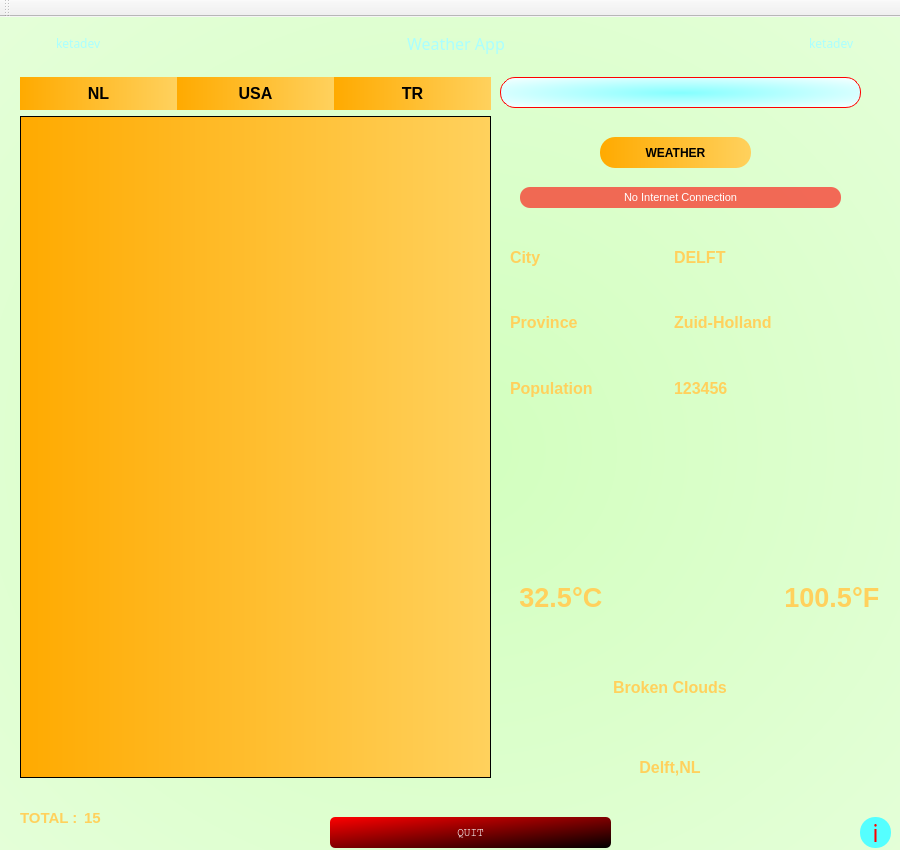
<?xml version="1.0" encoding="UTF-8"?>
<ui version="4.0">
 <class>MainWindow</class>
 <widget class="QMainWindow" name="MainWindow">
  <property name="geometry">
   <rect>
    <x>0</x>
    <y>0</y>
    <width>900</width>
    <height>850</height>
   </rect>
  </property>
  <property name="minimumSize">
   <size>
    <width>900</width>
    <height>850</height>
   </size>
  </property>
  <property name="maximumSize">
   <size>
    <width>900</width>
    <height>850</height>
   </size>
  </property>
  <property name="windowTitle">
   <string>MainWindow</string>
  </property>
  <property name="styleSheet">
   <string notr="true"/>
  </property>
  <widget class="QWidget" name="centralwidget">
   <property name="layoutDirection">
    <enum>Qt::LeftToRight</enum>
   </property>
   <property name="autoFillBackground">
    <bool>false</bool>
   </property>
   <property name="styleSheet">
    <string notr="true">#centralwidget{
background-color: qradialgradient(spread:pad, cx:0.5, cy:0.5, radius:1.765, fx:0.509852, fy:0.522, stop:0 rgba(210, 255, 190, 255), stop:1 rgba(255, 255, 255, 255));

border-image: url(:/icons/wp_tr.png) 0 0 0 0 stretch stretch;
border-width: 0px;

}</string>
   </property>
   <widget class="QWidget" name="verticalLayoutWidget">
    <property name="geometry">
     <rect>
      <x>20</x>
      <y>60</y>
      <width>471</width>
      <height>701</height>
     </rect>
    </property>
    <layout class="QVBoxLayout" name="verticalLayout" stretch="1,20">
     <item>
      <layout class="QHBoxLayout" name="horizontalLayout">
       <property name="spacing">
        <number>0</number>
       </property>
       <item>
        <widget class="QPushButton" name="btn_nl">
         <property name="sizePolicy">
          <sizepolicy hsizetype="Expanding" vsizetype="Expanding">
           <horstretch>0</horstretch>
           <verstretch>0</verstretch>
          </sizepolicy>
         </property>
         <property name="font">
          <font>
           <pointsize>12</pointsize>
           <weight>75</weight>
           <bold>true</bold>
          </font>
         </property>
         <property name="cursor">
          <cursorShape>PointingHandCursor</cursorShape>
         </property>
         <property name="styleSheet">
          <string notr="true">
background-color: qlineargradient(spread:pad, x1:0, y1:0, x2:1, y2:0, stop:0 rgba(255, 170, 0, 255), stop:1 rgba(255, 209, 93, 255));
border: none</string>
         </property>
         <property name="text">
          <string>NL</string>
         </property>
         <property name="icon">
          <iconset resource="weather.qrc">
           <normaloff>:/icons/netherlands.png</normaloff>:/icons/netherlands.png</iconset>
         </property>
        </widget>
       </item>
       <item>
        <widget class="QPushButton" name="btn_usa">
         <property name="sizePolicy">
          <sizepolicy hsizetype="Expanding" vsizetype="Expanding">
           <horstretch>0</horstretch>
           <verstretch>0</verstretch>
          </sizepolicy>
         </property>
         <property name="font">
          <font>
           <pointsize>12</pointsize>
           <weight>75</weight>
           <bold>true</bold>
          </font>
         </property>
         <property name="cursor">
          <cursorShape>PointingHandCursor</cursorShape>
         </property>
         <property name="styleSheet">
          <string notr="true">
background-color: qlineargradient(spread:pad, x1:0, y1:0, x2:1, y2:0, stop:0 rgba(255, 170, 0, 255), stop:1 rgba(255, 209, 93, 255));
border: none</string>
         </property>
         <property name="text">
          <string>USA</string>
         </property>
         <property name="icon">
          <iconset resource="weather.qrc">
           <normaloff>:/icons/usa.png</normaloff>:/icons/usa.png</iconset>
         </property>
        </widget>
       </item>
       <item>
        <widget class="QPushButton" name="btn_tr">
         <property name="sizePolicy">
          <sizepolicy hsizetype="Expanding" vsizetype="Expanding">
           <horstretch>0</horstretch>
           <verstretch>0</verstretch>
          </sizepolicy>
         </property>
         <property name="font">
          <font>
           <pointsize>12</pointsize>
           <weight>75</weight>
           <bold>true</bold>
          </font>
         </property>
         <property name="cursor">
          <cursorShape>PointingHandCursor</cursorShape>
         </property>
         <property name="styleSheet">
          <string notr="true">
background-color: qlineargradient(spread:pad, x1:0, y1:0, x2:1, y2:0, stop:0 rgba(255, 170, 0, 255), stop:1 rgba(255, 209, 93, 255));
border: none</string>
         </property>
         <property name="text">
          <string>TR</string>
         </property>
         <property name="icon">
          <iconset resource="weather.qrc">
           <normaloff>:/icons/turkey.png</normaloff>:/icons/turkey.png</iconset>
         </property>
        </widget>
       </item>
      </layout>
     </item>
     <item>
      <widget class="QTableWidget" name="tableWidget">
       <property name="styleSheet">
        <string notr="true">
background-color: qlineargradient(spread:pad, x1:0, y1:0, x2:1, y2:0, stop:0 rgba(0, 0, 0, 0), stop:1 rgba(255, 255, 255, 0));

background-color: qlineargradient(spread:pad, x1:0, y1:0, x2:1, y2:0, stop:0 rgba(255, 170, 0, 255), stop:1 rgba(255, 209, 93, 255));</string>
       </property>
      </widget>
     </item>
    </layout>
   </widget>
   <widget class="QLineEdit" name="edt_search">
    <property name="geometry">
     <rect>
      <x>500</x>
      <y>60</y>
      <width>361</width>
      <height>31</height>
     </rect>
    </property>
    <property name="font">
     <font>
      <pointsize>10</pointsize>
      <weight>75</weight>
      <bold>true</bold>
     </font>
    </property>
    <property name="styleSheet">
     <string notr="true">border-radius: 15px;
background-color: qradialgradient(spread:pad, cx:0.5, cy:0.5, radius:0.734, fx:0.5, fy:0.516304, stop:0 rgba(132, 255, 255, 255), stop:1 rgba(255, 255, 255, 255));
border: 1px solid red
</string>
    </property>
    <property name="alignment">
     <set>Qt::AlignCenter</set>
    </property>
   </widget>
   <widget class="QPushButton" name="btn_weather">
    <property name="geometry">
     <rect>
      <x>600</x>
      <y>120</y>
      <width>151</width>
      <height>31</height>
     </rect>
    </property>
    <property name="font">
     <font>
      <weight>75</weight>
      <bold>true</bold>
     </font>
    </property>
    <property name="cursor">
     <cursorShape>PointingHandCursor</cursorShape>
    </property>
    <property name="styleSheet">
     <string notr="true">
background-color: qlineargradient(spread:pad, x1:0, y1:0, x2:1, y2:0, stop:0 rgba(255, 170, 0, 255), stop:1 rgba(255, 209, 93, 255));
border: none;
border-radius: 15px;</string>
    </property>
    <property name="text">
     <string>WEATHER</string>
    </property>
    <property name="icon">
     <iconset resource="weather.qrc">
      <normaloff>:/icons/cloudy.png</normaloff>:/icons/cloudy.png</iconset>
    </property>
    <property name="iconSize">
     <size>
      <width>20</width>
      <height>20</height>
     </size>
    </property>
   </widget>
   <widget class="QLabel" name="txt_cloud">
    <property name="geometry">
     <rect>
      <x>460</x>
      <y>660</y>
      <width>420</width>
      <height>20</height>
     </rect>
    </property>
    <property name="font">
     <font>
      <pointsize>12</pointsize>
      <weight>75</weight>
      <bold>true</bold>
     </font>
    </property>
    <property name="styleSheet">
     <string notr="true">color: rgb(255, 209, 93);</string>
    </property>
    <property name="text">
     <string>Broken Clouds</string>
    </property>
    <property name="alignment">
     <set>Qt::AlignCenter</set>
    </property>
   </widget>
   <widget class="QLabel" name="txt_country_city">
    <property name="geometry">
     <rect>
      <x>460</x>
      <y>740</y>
      <width>420</width>
      <height>20</height>
     </rect>
    </property>
    <property name="font">
     <font>
      <pointsize>12</pointsize>
      <weight>75</weight>
      <bold>true</bold>
     </font>
    </property>
    <property name="styleSheet">
     <string notr="true">color: rgb(255, 209, 93);</string>
    </property>
    <property name="text">
     <string>Delft,NL</string>
    </property>
    <property name="alignment">
     <set>Qt::AlignCenter</set>
    </property>
   </widget>
   <widget class="QWidget" name="gridLayoutWidget">
    <property name="geometry">
     <rect>
      <x>510</x>
      <y>210</y>
      <width>321</width>
      <height>191</height>
     </rect>
    </property>
    <layout class="QGridLayout" name="gridLayout">
     <item row="1" column="0">
      <widget class="QLabel" name="label">
       <property name="font">
        <font>
         <pointsize>12</pointsize>
         <weight>75</weight>
         <bold>true</bold>
        </font>
       </property>
       <property name="styleSheet">
        <string notr="true">color: rgb(255, 209, 93);</string>
       </property>
       <property name="text">
        <string>Province</string>
       </property>
      </widget>
     </item>
     <item row="2" column="0">
      <widget class="QLabel" name="label_3">
       <property name="font">
        <font>
         <pointsize>12</pointsize>
         <weight>75</weight>
         <bold>true</bold>
        </font>
       </property>
       <property name="styleSheet">
        <string notr="true">color: rgb(255, 209, 93);</string>
       </property>
       <property name="text">
        <string>Population</string>
       </property>
      </widget>
     </item>
     <item row="0" column="0">
      <widget class="QLabel" name="label_2">
       <property name="font">
        <font>
         <pointsize>12</pointsize>
         <weight>75</weight>
         <bold>true</bold>
        </font>
       </property>
       <property name="styleSheet">
        <string notr="true">color: rgb(255, 209, 93);</string>
       </property>
       <property name="text">
        <string>City</string>
       </property>
      </widget>
     </item>
     <item row="0" column="1">
      <widget class="QLabel" name="txt_city">
       <property name="font">
        <font>
         <pointsize>12</pointsize>
         <weight>75</weight>
         <bold>true</bold>
        </font>
       </property>
       <property name="styleSheet">
        <string notr="true">color: rgb(255, 209, 93);</string>
       </property>
       <property name="text">
        <string>DELFT</string>
       </property>
      </widget>
     </item>
     <item row="1" column="1">
      <widget class="QLabel" name="txt_province">
       <property name="font">
        <font>
         <pointsize>12</pointsize>
         <weight>75</weight>
         <bold>true</bold>
        </font>
       </property>
       <property name="styleSheet">
        <string notr="true">color: rgb(255, 209, 93);</string>
       </property>
       <property name="text">
        <string>Zuid-Holland</string>
       </property>
      </widget>
     </item>
     <item row="2" column="1">
      <widget class="QLabel" name="txt_population">
       <property name="font">
        <font>
         <pointsize>12</pointsize>
         <weight>75</weight>
         <bold>true</bold>
        </font>
       </property>
       <property name="styleSheet">
        <string notr="true">color: rgb(255, 209, 93);</string>
       </property>
       <property name="text">
        <string>123456</string>
       </property>
      </widget>
     </item>
    </layout>
   </widget>
   <widget class="QPushButton" name="pushButton_2">
    <property name="geometry">
     <rect>
      <x>330</x>
      <y>800</y>
      <width>281</width>
      <height>31</height>
     </rect>
    </property>
    <property name="font">
     <font>
      <family>Courier</family>
      <pointsize>8</pointsize>
      <weight>50</weight>
      <bold>false</bold>
     </font>
    </property>
    <property name="styleSheet">
     <string notr="true">border:none;
border-radius:5px;
background-color: qlineargradient(spread:pad, x1:0, y1:0, x2:1, y2:1, stop:0 rgba(255, 0, 0, 255), stop:1 rgba(0, 0, 0, 255));
color: rgb(255, 255, 255);</string>
    </property>
    <property name="text">
     <string>QUIT</string>
    </property>
   </widget>
   <widget class="QLabel" name="label_cloud_icon">
    <property name="geometry">
     <rect>
      <x>630</x>
      <y>440</y>
      <width>80</width>
      <height>80</height>
     </rect>
    </property>
    <property name="layoutDirection">
     <enum>Qt::LeftToRight</enum>
    </property>
    <property name="text">
     <string/>
    </property>
    <property name="pixmap">
     <pixmap resource="weather.qrc">:/icons/10d@2x.png</pixmap>
    </property>
    <property name="scaledContents">
     <bool>true</bool>
    </property>
   </widget>
   <widget class="QWidget" name="gridLayoutWidget_2">
    <property name="geometry">
     <rect>
      <x>20</x>
      <y>780</y>
      <width>111</width>
      <height>41</height>
     </rect>
    </property>
    <layout class="QGridLayout" name="gridLayout_2">
     <item row="0" column="0">
      <widget class="QLabel" name="label_4">
       <property name="font">
        <font>
         <pointsize>11</pointsize>
         <weight>75</weight>
         <bold>true</bold>
        </font>
       </property>
       <property name="styleSheet">
        <string notr="true">color: rgb(255, 209, 93);</string>
       </property>
       <property name="text">
        <string>TOTAL :</string>
       </property>
      </widget>
     </item>
     <item row="0" column="1">
      <widget class="QLabel" name="txt_total">
       <property name="font">
        <font>
         <pointsize>11</pointsize>
         <weight>75</weight>
         <bold>true</bold>
        </font>
       </property>
       <property name="styleSheet">
        <string notr="true">color: rgb(255, 209, 93);</string>
       </property>
       <property name="text">
        <string>15</string>
       </property>
      </widget>
     </item>
    </layout>
   </widget>
   <widget class="QWidget" name="horizontalLayoutWidget">
    <property name="geometry">
     <rect>
      <x>519</x>
      <y>550</y>
      <width>361</width>
      <height>61</height>
     </rect>
    </property>
    <layout class="QHBoxLayout" name="horizontalLayout_2" stretch="0,0,0,0,0">
     <property name="spacing">
      <number>0</number>
     </property>
     <item>
      <widget class="QLabel" name="txt_celcius">
       <property name="sizePolicy">
        <sizepolicy hsizetype="Fixed" vsizetype="Fixed">
         <horstretch>0</horstretch>
         <verstretch>0</verstretch>
        </sizepolicy>
       </property>
       <property name="font">
        <font>
         <pointsize>20</pointsize>
         <weight>75</weight>
         <bold>true</bold>
        </font>
       </property>
       <property name="styleSheet">
        <string notr="true">color: rgb(255, 209, 93);</string>
       </property>
       <property name="text">
        <string>32.5</string>
       </property>
       <property name="alignment">
        <set>Qt::AlignRight|Qt::AlignTrailing|Qt::AlignVCenter</set>
       </property>
      </widget>
     </item>
     <item>
      <widget class="QLabel" name="label_6">
       <property name="sizePolicy">
        <sizepolicy hsizetype="Fixed" vsizetype="Fixed">
         <horstretch>0</horstretch>
         <verstretch>0</verstretch>
        </sizepolicy>
       </property>
       <property name="font">
        <font>
         <pointsize>20</pointsize>
         <weight>75</weight>
         <bold>true</bold>
        </font>
       </property>
       <property name="styleSheet">
        <string notr="true">color: rgb(255, 209, 93);</string>
       </property>
       <property name="text">
        <string>°C</string>
       </property>
      </widget>
     </item>
     <item>
      <spacer name="horizontalSpacer">
       <property name="orientation">
        <enum>Qt::Horizontal</enum>
       </property>
       <property name="sizeHint" stdset="0">
        <size>
         <width>40</width>
         <height>20</height>
        </size>
       </property>
      </spacer>
     </item>
     <item>
      <widget class="QLabel" name="txt_fahr">
       <property name="sizePolicy">
        <sizepolicy hsizetype="Fixed" vsizetype="Fixed">
         <horstretch>0</horstretch>
         <verstretch>0</verstretch>
        </sizepolicy>
       </property>
       <property name="font">
        <font>
         <pointsize>20</pointsize>
         <weight>75</weight>
         <bold>true</bold>
        </font>
       </property>
       <property name="styleSheet">
        <string notr="true">color: rgb(255, 209, 93);</string>
       </property>
       <property name="text">
        <string>100.5</string>
       </property>
       <property name="alignment">
        <set>Qt::AlignRight|Qt::AlignTrailing|Qt::AlignVCenter</set>
       </property>
      </widget>
     </item>
     <item>
      <widget class="QLabel" name="label_7">
       <property name="sizePolicy">
        <sizepolicy hsizetype="Fixed" vsizetype="Fixed">
         <horstretch>0</horstretch>
         <verstretch>0</verstretch>
        </sizepolicy>
       </property>
       <property name="font">
        <font>
         <pointsize>20</pointsize>
         <weight>75</weight>
         <bold>true</bold>
        </font>
       </property>
       <property name="styleSheet">
        <string notr="true">color: rgb(255, 209, 93);</string>
       </property>
       <property name="text">
        <string>°F</string>
       </property>
      </widget>
     </item>
    </layout>
   </widget>
   <widget class="QWidget" name="layoutWidget">
    <property name="geometry">
     <rect>
      <x>20</x>
      <y>0</y>
      <width>871</width>
      <height>52</height>
     </rect>
    </property>
    <layout class="QHBoxLayout" name="horizontalLayout_3">
     <item>
      <widget class="QLabel" name="label_8">
       <property name="minimumSize">
        <size>
         <width>30</width>
         <height>30</height>
        </size>
       </property>
       <property name="maximumSize">
        <size>
         <width>30</width>
         <height>30</height>
        </size>
       </property>
       <property name="text">
        <string/>
       </property>
       <property name="pixmap">
        <pixmap resource="weather.qrc">:/icons/idea.png</pixmap>
       </property>
       <property name="scaledContents">
        <bool>true</bool>
       </property>
      </widget>
     </item>
     <item>
      <widget class="QLabel" name="label_5">
       <property name="font">
        <font>
         <family>Colonna MT</family>
        </font>
       </property>
       <property name="styleSheet">
        <string notr="true">color: rgb(170, 255, 255);</string>
       </property>
       <property name="text">
        <string>ketadev</string>
       </property>
      </widget>
     </item>
     <item>
      <spacer name="horizontalSpacer_2">
       <property name="orientation">
        <enum>Qt::Horizontal</enum>
       </property>
       <property name="sizeHint" stdset="0">
        <size>
         <width>40</width>
         <height>20</height>
        </size>
       </property>
      </spacer>
     </item>
     <item>
      <widget class="QLabel" name="label_9">
       <property name="font">
        <font>
         <family>Cooper Black</family>
         <pointsize>12</pointsize>
        </font>
       </property>
       <property name="styleSheet">
        <string notr="true">color: rgb(170, 255, 255);</string>
       </property>
       <property name="text">
        <string>Weather App</string>
       </property>
      </widget>
     </item>
     <item>
      <spacer name="horizontalSpacer_3">
       <property name="orientation">
        <enum>Qt::Horizontal</enum>
       </property>
       <property name="sizeHint" stdset="0">
        <size>
         <width>40</width>
         <height>20</height>
        </size>
       </property>
      </spacer>
     </item>
     <item>
      <widget class="QLabel" name="label_10">
       <property name="font">
        <font>
         <family>Colonna MT</family>
        </font>
       </property>
       <property name="styleSheet">
        <string notr="true">color: rgb(170, 255, 255);</string>
       </property>
       <property name="text">
        <string>ketadev</string>
       </property>
      </widget>
     </item>
     <item>
      <widget class="QLabel" name="label_11">
       <property name="minimumSize">
        <size>
         <width>30</width>
         <height>30</height>
        </size>
       </property>
       <property name="maximumSize">
        <size>
         <width>30</width>
         <height>30</height>
        </size>
       </property>
       <property name="text">
        <string/>
       </property>
       <property name="pixmap">
        <pixmap resource="weather.qrc">:/icons/idea.png</pixmap>
       </property>
       <property name="scaledContents">
        <bool>true</bool>
       </property>
      </widget>
     </item>
    </layout>
   </widget>
   <widget class="QLabel" name="label_net">
    <property name="geometry">
     <rect>
      <x>520</x>
      <y>170</y>
      <width>321</width>
      <height>21</height>
     </rect>
    </property>
    <property name="font">
     <font>
      <pointsize>8</pointsize>
     </font>
    </property>
    <property name="styleSheet">
     <string notr="true">background-color: rgb(255, 0, 0);
background-color: rgba(255, 0, 0, 150);
color: rgb(255, 255, 255);
border-radius: 10px;</string>
    </property>
    <property name="text">
     <string>No Internet Connection</string>
    </property>
    <property name="alignment">
     <set>Qt::AlignCenter</set>
    </property>
   </widget>
   <widget class="QPushButton" name="btn_info">
    <property name="geometry">
     <rect>
      <x>860</x>
      <y>800</y>
      <width>31</width>
      <height>31</height>
     </rect>
    </property>
    <property name="sizePolicy">
     <sizepolicy hsizetype="Fixed" vsizetype="Fixed">
      <horstretch>0</horstretch>
      <verstretch>0</verstretch>
     </sizepolicy>
    </property>
    <property name="font">
     <font>
      <family>Forte</family>
      <pointsize>17</pointsize>
      <weight>50</weight>
      <italic>false</italic>
      <bold>false</bold>
     </font>
    </property>
    <property name="styleSheet">
     <string notr="true">border:none;
border-radius: 15px;
background-color: rgb(85, 255, 255);
color: rgb(255, 255, 255);
color: rgb(255, 0, 0);</string>
    </property>
    <property name="text">
     <string>i</string>
    </property>
   </widget>
  </widget>
  <widget class="QToolBar" name="toolBar">
   <property name="windowTitle">
    <string>toolBar</string>
   </property>
   <attribute name="toolBarArea">
    <enum>TopToolBarArea</enum>
   </attribute>
   <attribute name="toolBarBreak">
    <bool>false</bool>
   </attribute>
  </widget>
 </widget>
 <resources>
  <include location="weather.qrc"/>
 </resources>
 <connections/>
</ui>
